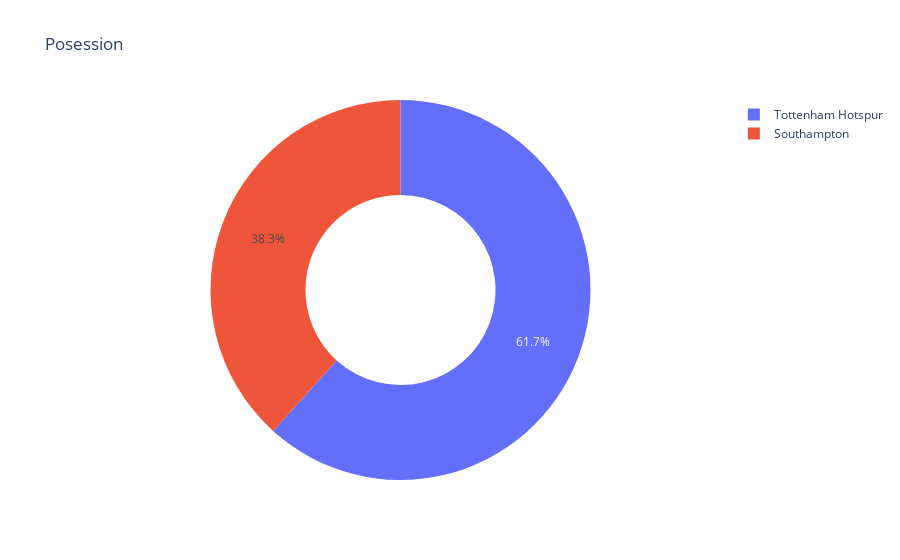

Here is the notebook cell this chart was saved with:
### Code cell
possession_figure = px.pie(df_filtered_match_possession, values='possession', hole=0.5,
                                          names='club_name',
                                          hover_name='club_name',
                                          title='Posession')

# possession_figure.update_layout({ 'plot_bgcolor': 'rgba(0, 0, 0, 0)',
#                                                 'paper_bgcolor': 'rgba(0, 0, 0, 0)',
#                                                 })

possession_figure.show()

### Figure 1 — Plotly figure (JSON) as saved in the notebook; plotly's stock layout.template omitted (floating-point values rounded to 4 significant figures)
{"data": [{"domain": {"x": [0, 1], "y": [0, 1]}, "hole": 0.5, "hovertemplate": "<b>%{hovertext}</b><br><br>club_name=%{label}<br>possession=%{value}<extra></extra>", "hovertext": ["Tottenham Hotspur", "Southampton"], "labels": ["Tottenham Hotspur", "Southampton"], "legendgroup": "", "name": "", "showlegend": true, "type": "pie", "values": [61.7, 38.3]}], "layout": {"legend": {"tracegroupgap": 0}, "title": {"text": "Posession"}}}
